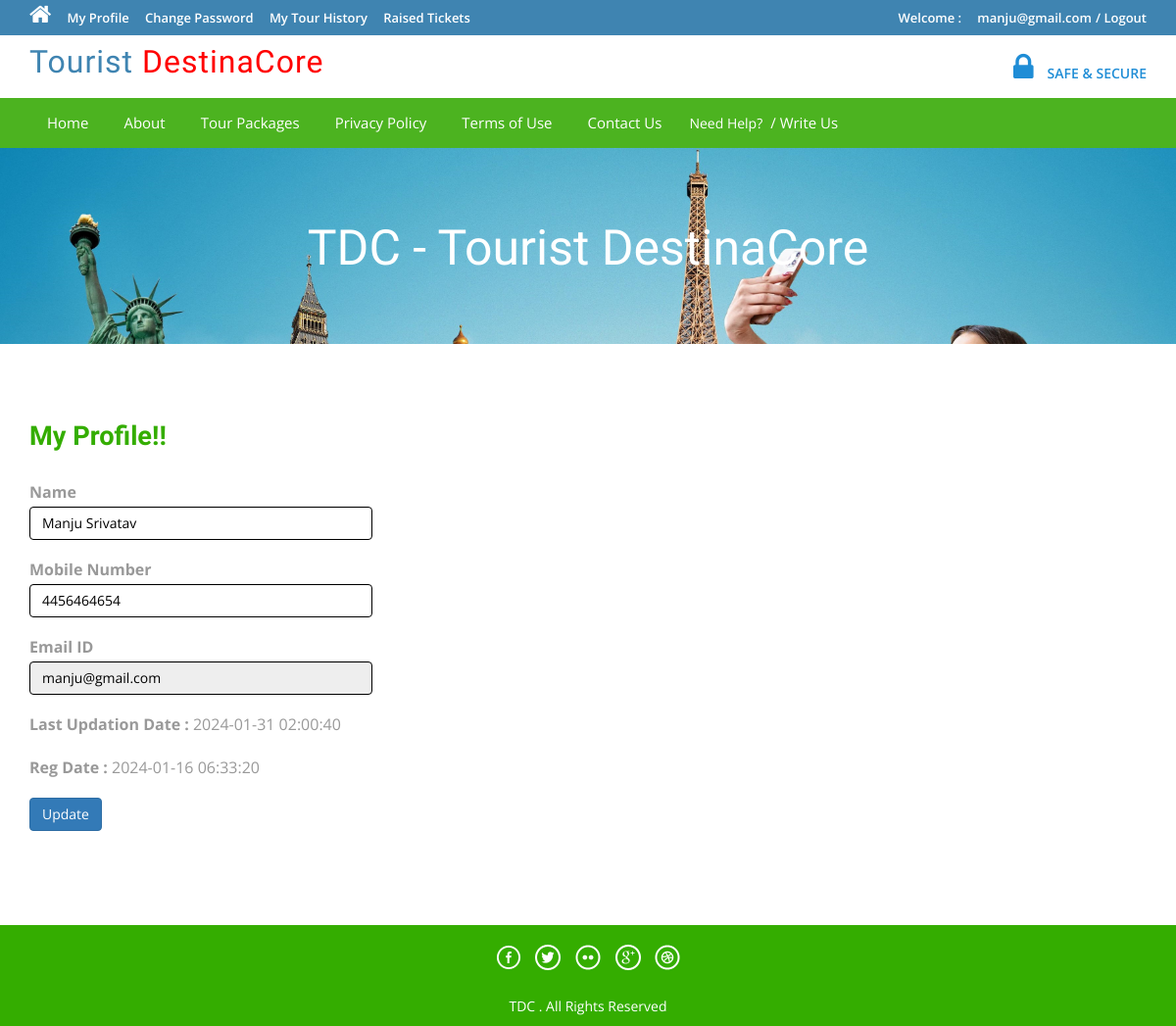
Page /profile.php (signed in) on the committed database.
### tables this page shows
CREATE TABLE `tblusers` (
  `id` int(11) NOT NULL,
  `FullName` varchar(100) DEFAULT NULL,
  `MobileNumber` char(10) DEFAULT NULL,
  `EmailId` varchar(70) DEFAULT NULL,
  `Password` varchar(100) DEFAULT NULL,
  `RegDate` timestamp NULL DEFAULT current_timestamp(),
  `UpdationDate` timestamp NULL DEFAULT NULL ON UPDATE current_timestamp()
);

### profile.php (the view, shortened to what this page needs)
<?php
include('includes/config.php');
if(strlen($_SESSION['login'])==0)
	{
header('location:index.php');
}
else{
?>
<!DOCTYPE HTML>
<html>
<head>
<link href="css/bootstrap.css" rel='stylesheet' type='text/css' />
<link href="css/style.css" rel='stylesheet' type='text/css' />
<link href="css/font-awesome.css" rel="stylesheet">
<link href="css/animate.css" rel="stylesheet" type="text/css" media="all">
</head>
<body>
<div class="top-header">
<?php include('includes/header.php');?>
<div class="banner-1 ">
	<div class="container">
		<h1 class="wow zoomIn animated animated" data-wow-delay=".5s" style="visibility: visible; animation-delay: 0.5s; animation-name: zoomIn;">TDC - Tourist DestinaCore</h1>
	</div>
</div>
<div class="privacy">
	<div class="container">
		<h3 class="wow fadeInDown animated animated" data-wow-delay=".5s" style="visibility: visible; animation-delay: 0.5s; animation-name: fadeInDown;">My Profile!!</h3>
		<form name="chngpwd" method="post">
<?php
$useremail=$_SESSION['login'];
$sql = "SELECT * from tblusers where EmailId=:useremail";
$query = $dbh -> prepare($sql);
$query -> bindParam(':useremail',$useremail, PDO::PARAM_STR);
$query->execute();
$results=$query->fetchAll(PDO::FETCH_OBJ);
if($query->rowCount() > 0)
{
foreach($results as $result)
{	?>
	<p style="width: 350px;">
			<b>Name</b>  <input type="text" name="name" value="<?php echo htmlentities($result->FullName);?>" class="form-control" id="name" required="">
	</p>
<p style="width: 350px;">
<b>Mobile Number</b>
<input type="text" class="form-control" name="mobileno" maxlength="10" value="<?php echo htmlentities($result->MobileNumber);?>" id="mobileno"  required="">
</p>
<p style="width: 350px;">
<b>Email ID</b>
	<input type="email" class="form-control" name="email" value="<?php echo htmlentities($result->EmailId);?>" id="email" readonly>
			</p>
<p style="width: 350px;">
<b>Last Updation Date : </b>
<?php echo htmlentities($result->UpdationDate);?>
</p>
<p style="width: 350px;">
<b>Reg Date :</b>
<?php echo htmlentities($result->RegDate);?>
			</p>
<?php }} ?>
			<p style="width: 350px;">
<button type="submit" name="submit6" class="btn-primary btn">Update</button>
			</p>
			</form>
	</div>
</div>
<?php include('includes/footer.php');?>
</body>
</html>
<?php } ?>

### includes/header.php (shortened to what this page needs)
<?php if($_SESSION['login'])
{?>
<div class="top-header">
	<div class="container">
		<ul class="tp-hd-lft wow fadeInLeft animated" data-wow-delay=".5s">
			<li class="hm"><a href="index.html"><i class="fa fa-home"></i></a></li>
			<li class="prnt"><a href="profile.php">My Profile</a></li>
				<li class="prnt"><a href="change-password.php">Change Password</a></li>
			<li class="prnt"><a href="tour-history.php">My Tour History</a></li>
			<li class="prnt"><a href="issuetickets.php">Raised Tickets</a></li>
		</ul>
		<ul class="tp-hd-rgt wow fadeInRight animated" data-wow-delay=".5s">
			<li class="tol">Welcome :</li>
			<li class="sig"><?php echo htmlentities($_SESSION['login']);?></li>
			<li class="sigi"><a href="logout.php" >/ Logout</a></li>
        </ul>
		<div class="clearfix"></div>
	</div>
</div><?php }?>
<div class="header">
	<div class="container">
		<div class="logo wow fadeInDown animated" data-wow-delay=".5s">
			<a href="index.php">Tourist<span> DestinaCore</span></a>
		</div>
		<div class="lock fadeInDown animated" data-wow-delay=".5s">
			<li><i class="fa fa-lock"></i></li>
            <li><div class="securetxt">SAFE &amp; SECURE </div></li>
		</div>
		<div class="clearfix"></div>
	</div>
</div>
<div class="footer-btm wow fadeInLeft animated" data-wow-delay=".5s">
	<div class="container">
	<div class="navigation">
			<nav class="navbar navbar-default">
				<div class="collapse navbar-collapse nav-wil" id="bs-example-navbar-collapse-1">
					<nav class="cl-effect-1">
						<ul class="nav navbar-nav">
							<li><a href="index.php">Home</a></li>
							<li><a href="page.php?type=aboutus">About</a></li>
								<li><a href="package-list.php">Tour Packages</a></li>
								<li><a href="page.php?type=privacy">Privacy Policy</a></li>
								<li><a href="page.php?type=terms">Terms of Use</a></li>
								<li><a href="page.php?type=contact">Contact Us</a></li>
								<?php if($_SESSION['login'])
{?>
								<li>Need Help?<a href="#" data-toggle="modal" data-target="#myModal3"> / Write Us </a>  </li>
								<?php } else { ?>
								<li><a href="enquiry.php"> Enquiry </a>  </li>
								<?php } ?>
								<div class="clearfix"></div>
						</ul>
					</nav>
				</div>
			</nav>
		</div>
	</div>
</div>

### includes/footer.php
<div class="copy-right">
	<div class="container">
		<div class="footer-social-icons wow fadeInDown animated animated" data-wow-delay=".5s" style="visibility: visible; animation-delay: 0.5s; animation-name: fadeInDown;">
			<ul>
				<li><a class="facebook" href="https://www.facebook.com/" target="_blank"><span>Facebook</span></a></li>
				<li><a class="twitter" href="https://www.twitter.com/" target="_blank"><span>Twitter</span></a></li>
				<li><a class="flickr" href="https://www.flicker.com/" target="_blank"><span>Flickr</span></a></li>
				<li><a class="googleplus" href="https://www.google+.com/" target="_blank"><span>Google+</span></a></li>
				<li><a class="dribbble" href="https://dribbble.com/" target="_blank"><span>Dribbble</span></a></li>
			</ul>
		</div>
		<p class="wow zoomIn animated animated" data-wow-delay=".5s" style="visibility: visible; animation-delay: 0.5s; animation-name: zoomIn;"> TDC . All Rights Reserved </p>
	</div>
</div>

### css/style.css (style rules this page uses)
html, body { font-size: 100%; background: #fff; font-family: 'Open Sans', sans-serif; }
body a,.grid_1,plan_1,plan_1.one,plan_1.two,i.icon1, i.icon2, i.icon3, i.icon4, i.icon5, i.icon6 { transition:0.5s all; -webkit-transition:0.5s all; -moz-transition:0.5s all; -o-transition:0.5s all; -ms-transition:0.5s all; }
h1,h2,h3,h4,h5,h6 { margin:0; font-family: 'Roboto Condensed', sans-serif; }
p { margin:0; }
ul { margin:0; padding:0; }
.logo a { color: #3F84B1; letter-spacing: 1px; font-size: 2em; font-weight: 400; display: block; text-decoration: none; font-family: 'Oswald', sans-serif; }
.logo span { color: red; }
i.fa.fa-home { font-size: 24px; }
.top-header { background-color: #3F84B1; border-bottom: 0 none; height: 36px; line-height: 35px; }
ul.tp-hd-lft { float: left; }
ul.tp-hd-lft li { display: inline-block; }
li.hm,li.prnt { margin-right: 12px; }
ul.tp-hd-lft a { font-size: 13px; font-weight: 600; color:#fff; }
ul.tp-hd-rgt { float:right; }
ul.tp-hd-rgt li { display: inline-block; font-size: 13px; font-weight: 600; color:#fff; }
ul.tp-hd-rgt a { font-size: 13px; font-weight: 600; color:#fff; }
li.ned,li.wrt,li.tol { margin-right: 12px; }
.header { background-color: #fff; margin: 0; padding: 10px 0 8px; }
.logo a { display: block; }
.logo { float: left; margin-right: 60px; }
.lock { float: right; margin-top: 7px; }
.securetxt { color: #1f8dd6; line-height: 18px; margin-top: 0px; font-size: 14px; font-weight:600; }
.lock li { display: inline-block; }
i.fa.fa-lock { color:#1f8dd6; font-size: 2em; padding-right: 10px; }
.footer-btm li { display: inline-block; margin: 0 10px; font-size: 14px; color: #fff; }
.footer-btm li a { font-size: 15px; color: #fff; display: inline-block; padding: 5px 8px; }
.footer-btm { background:#4CB320; padding: 0.5em 0; text-align:center; }
.copy-right p { color:#fff; font-size:14px; line-height: 1.8em; }
.copy-right { background:#34ad00; text-align: center; padding: 0.5em 0; }
.banner-1 { background: url(../images/3.jpg)no-repeat; background-size: cover; -webkit-background-size: cover; -o-background-size: cover; -ms-background-size: cover; -moz-background-size: cover; min-height:200px; }
.banner-1 h1 { font-size: 50px; margin-bottom: 40px; padding: 1.5em 0 0; text-align: center; color: #ffffff; }
.privacy h3 { color: #34AD00; font-size: 1.7em; font-weight: 700; margin-bottom: 1em; }
.privacy { padding: 5em 0; }
.privacy p { font-size: 1em; line-height: 1.8em; color: #999; margin: 1em 0; }
.footer-social-icons ul li { display:inline-block; margin:0 0.2em; }
.footer-social-icons ul li a { width:30px; height:30px; background:url('../images/img-sprite.png') no-repeat 0px 0px; display:inline-block; position: relative; }
.footer-social-icons ul li a.facebook { background-position:0px 0px; }
.footer-social-icons ul li a.twitter { background-position:-30px 0px; }
.footer-social-icons ul li a.flickr { background-position:-60px 0px; }
.footer-social-icons ul li a.googleplus { background-position:-90px 0px; }
.footer-social-icons ul li a.dribbble { background-position:-120px 0px; }
.footer-social-icons { margin: 10px 0 10px; }
.navbar-default { background-color: #4CB320 !important; border-color: #4CB320 !important; }
.navbar { min-height: 0px !important; margin-bottom:0px !important; border-radius:0px !important; border: none !important; }
ul.nav.navbar-nav li a { font-size: 15px ; color: #fff; display: inline-block; padding: 5px 8px; }
.navbar-collapse { padding-right: 0px !important; padding-left: 0px !important; }

### rows in the picture
tblusers: name "Manju Srivatav", mobileno "4456464654", email "manju@gmail.com", UpdationDate "2024-01-31 02:00:40", RegDate "2024-01-16 06:33:20"

### other values in the picture
$_SESSION['login'] "manju@gmail.com"
